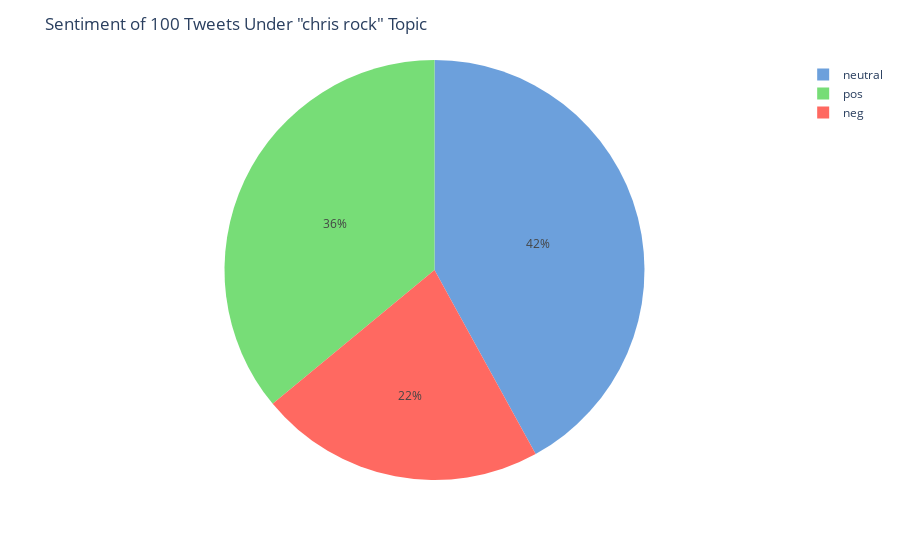

Notebook cell for this chart:
### Code cell
import plotly.express as px

fig = px.pie(counts_df, values=['22', '42', '36'], names=['neg', 'neutral', 'pos'], color =['neg', 'neutral', 'pos'],
             color_discrete_map={'neg':'FF6961',
                                 'neutral':'6CA0DC',
                                 'pos':'#77DD77'})
fig.update_traces(textposition='inside')
fig.update_layout(uniformtext_minsize=12, uniformtext_mode='hide',  title="Sentiment of 100 Tweets Under \"chris rock\" Topic",)
fig.show()

### Figure 1 — Plotly figure (JSON) as saved in the notebook; plotly's stock layout.template omitted (floating-point values rounded to 4 significant figures)
{"data": [{"customdata": [["neg"], ["neutral"], ["pos"]], "domain": {"x": [0, 1], "y": [0, 1]}, "hovertemplate": "label=%{label}<br>value=%{value}<br>color=%{customdata[0]}<extra></extra>", "labels": ["neg", "neutral", "pos"], "legendgroup": "", "marker": {"colors": ["FF6961", "6CA0DC", "#77DD77"]}, "name": "", "showlegend": true, "textposition": "inside", "type": "pie", "values": ["22", "42", "36"]}], "layout": {"legend": {"tracegroupgap": 0}, "margin": {"t": 60}, "title": {"text": "Sentiment of 100 Tweets Under \"chris rock\" Topic"}, "uniformtext": {"minsize": 12, "mode": "hide"}}}
